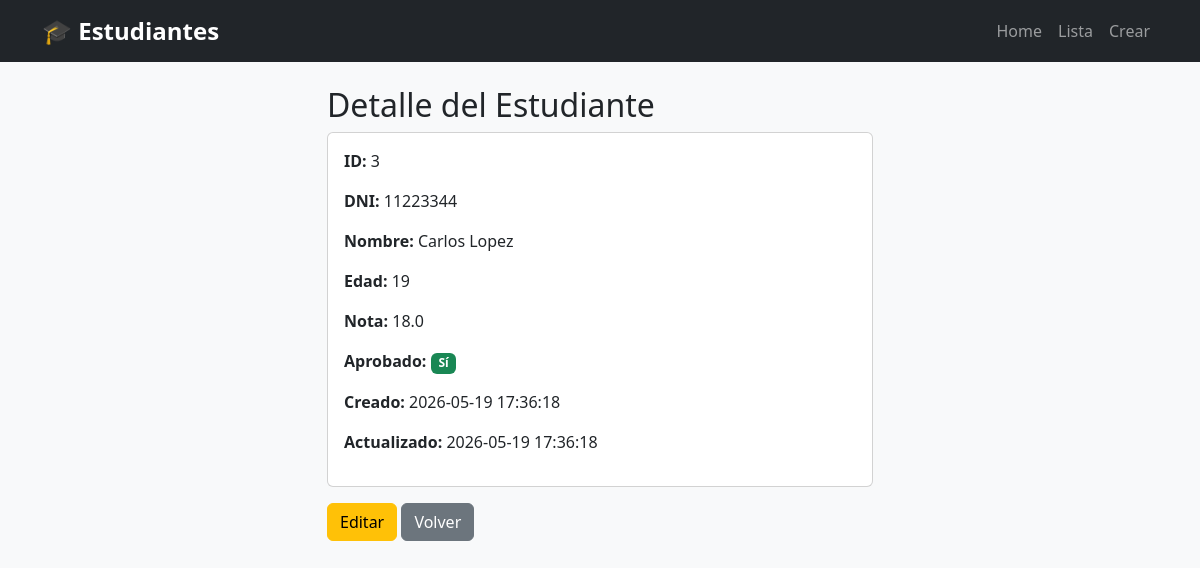
Screenshot of /students/3 with the database file from the repository.
### tables this page shows
CREATE TABLE students (
    id INTEGER PRIMARY KEY AUTOINCREMENT,
    dni TEXT NOT NULL UNIQUE,
    name TEXT NOT NULL,
    age INTEGER,
    grade REAL,
    is_approved INTEGER DEFAULT 0,
    created_at TIMESTAMP NOT NULL DEFAULT CURRENT_TIMESTAMP,
    updated_at TIMESTAMP NOT NULL DEFAULT CURRENT_TIMESTAMP
);

### app/routes/students.py (the view)
@students_bp.route("/<int:student_id>", methods=["GET"])
def get_single_student(student_id):
    db = get_db_connection()
    student = db.execute("SELECT * FROM students WHERE id = ?", (student_id,)).fetchone()
    if student is None:
        abort(404)
    return render_template("student/single.html", student=student)

### app/database.py (called while the page is built)
def get_db_connection():
    if 'db' not in g:
        g.db = sqlite3.connect("students.db")
        g.db.row_factory = sqlite3.Row
    return g.db

def close_db_connection(exception=None):
    db = g.pop('db', None)
    if db is not None:
        db.close()

### app/templates/student/single.html
{% extends "base.html" %}
{% block content %}
<div class="row justify-content-center">
    <div class="col-md-6">
        <h2>Detalle del Estudiante</h2>
        <div class="card">
            <div class="card-body">
                <p><strong>ID:</strong> {{ student['id'] }}</p>
                <p><strong>DNI:</strong> {{ student['dni'] }}</p>
                <p><strong>Nombre:</strong> {{ student['name'] }}</p>
                <p><strong>Edad:</strong> {{ student['age'] }}</p>
                <p><strong>Nota:</strong> {{ student['grade'] }}</p>
                <p><strong>Aprobado:</strong>
                    {% if student['is_approved'] %}
                        <span class="badge bg-success">Sí</span>
                    {% else %}
                        <span class="badge bg-danger">No</span>
                    {% endif %}
                </p>
                <p><strong>Creado:</strong> {{ student['created_at'] }}</p>
                <p><strong>Actualizado:</strong> {{ student['updated_at'] }}</p>
            </div>
        </div>
        <div class="mt-3">
            <a href="/students/update/{{ student['id'] }}" class="btn btn-warning">Editar</a>
            <a href="/students/" class="btn btn-secondary">Volver</a>
        </div>
    </div>
</div>
{% endblock %}

### app/static/main.css (style rules this page uses)
body { background-color: #f8f9fa; }

### rows the page displays
students: id "3", dni "11223344", name "Carlos Lopez", age "19", grade "18.0", created_at "2026-05-19 17:36:18", updated_at "2026-05-19 17:36:18"
